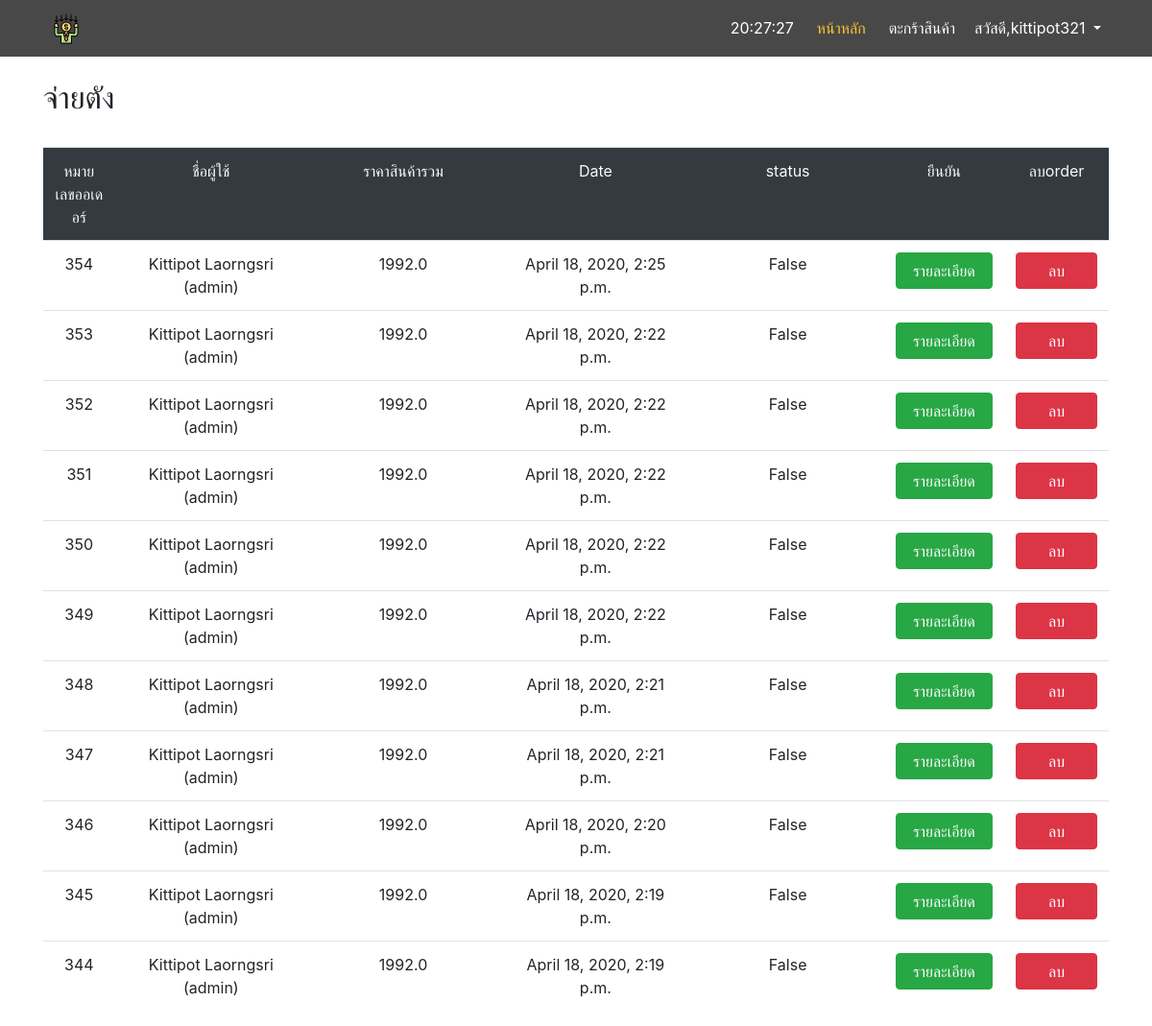
Before: /manage/queue/ (signed in) with the older database file.
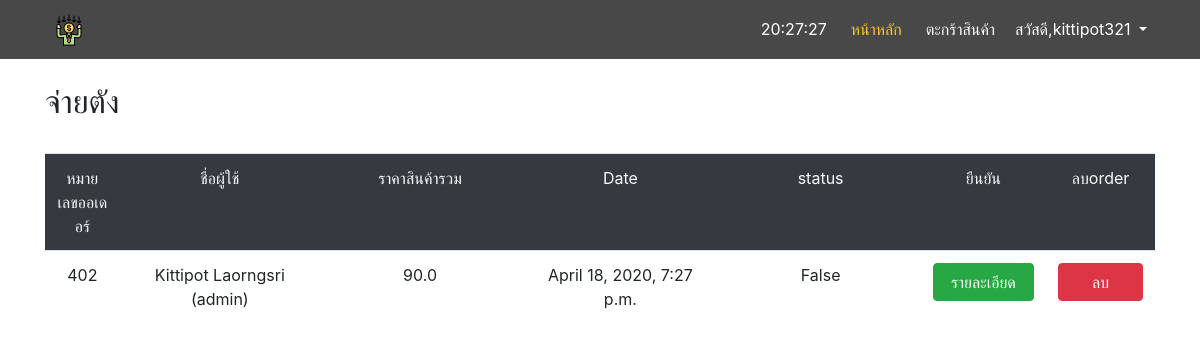
After: the same page with the newer database file.
### main/models.py (models this page shows)
class Order(models.Model):
    date = models.DateTimeField()
    cust_name = models.CharField(max_length=255,null=True)
    total_price = models.FloatField()
    status = models.BooleanField(default=False)

### manage/views.py (the view)
# urls.py: path('queue/',views.queue, name='queue'),
@login_required
def queue(request):
    order = Order.objects.all().order_by('-id').filter(status=False)
    context ={
        'order':order,
    }
    return render(request,'manage/queue.html', context=context)

### manage/templates/manage/queue.html (shortened to what this page needs)
{% extends 'base.html' %}
{% block content %}
    <h2>จ่ายตัง</h2><br>
    <table class="table table-bordered-primary text-center">
        <thead class="bg-dark text-light">
          <tr>
            <td>หมายเลขออเดอร์</td>
            <td>ชื่อผู้ใช้</td>
            <td>ราคาสินค้ารวม</td>
            <td>Date</td>
            <td>status</td>
            <td>ยืนยัน</td>
            <td>ลบorder</td>
          </tr>
        </thead>
        <tbody>
        {% for o in order %}
          <tr>
            <td width='10'>{{ o.id }}</td>
            <td width='150'>{{ o.cust_name }}</td>
            <td width='150'>{{ o.total_price }}</td>
            <td width='150'>{{o.date}}</td>
            <td width='150'>{{o.status}}</td>
            <td width='20'>
              <a href="{% url 'detail' order_id=o.id %}">
                <div class="btn btn-success col">รายละเอียด</div>
              </a>
            </td>
            <td width='20'>
              <a href="{% url 'deleteorder' order_id=o.id %}">
                <div class="btn btn-danger col">ลบ</div>
              </a>
            </td>
          </tr>
          {% endfor %}
        </tbody>
      </table>
{% endblock %}

Changed rows visible on the page:
no longer on this page (row edited): Order: id "354", cust_name "Kittipot Laorngsri (admin)", total_price "1992.0", date "April 18, 2020, 2:25 p.m.", status "False"
no longer on this page (row edited): Order: id "353", cust_name "Kittipot Laorngsri (admin)", total_price "1992.0", date "April 18, 2020, 2:22 p.m.", status "False"
no longer on this page (row edited): Order: id "352", cust_name "Kittipot Laorngsri (admin)", total_price "1992.0", date "April 18, 2020, 2:22 p.m.", status "False"
removed Order: id "351", cust_name "Kittipot Laorngsri (admin)", total_price "1992.0", date "April 18, 2020, 2:22 p.m.", status "False"
removed Order: id "350", cust_name "Kittipot Laorngsri (admin)", total_price "1992.0", date "April 18, 2020, 2:22 p.m.", status "False"
removed Order: id "349", cust_name "Kittipot Laorngsri (admin)", total_price "1992.0", date "April 18, 2020, 2:22 p.m.", status "False"
removed Order: id "348", cust_name "Kittipot Laorngsri (admin)", total_price "1992.0", date "April 18, 2020, 2:21 p.m.", status "False"
removed Order: id "347", cust_name "Kittipot Laorngsri (admin)", total_price "1992.0", date "April 18, 2020, 2:21 p.m.", status "False"
removed Order: id "346", cust_name "Kittipot Laorngsri (admin)", total_price "1992.0", date "April 18, 2020, 2:20 p.m.", status "False"
removed Order: id "345", cust_name "Kittipot Laorngsri (admin)", total_price "1992.0", date "April 18, 2020, 2:19 p.m.", status "False"
removed Order: id "344", cust_name "Kittipot Laorngsri (admin)", total_price "1992.0", date "April 18, 2020, 2:19 p.m.", status "False"
added Order: id "402", cust_name "Kittipot Laorngsri (admin)", total_price "90.0", date "April 18, 2020, 7:27 p.m.", status "False"
